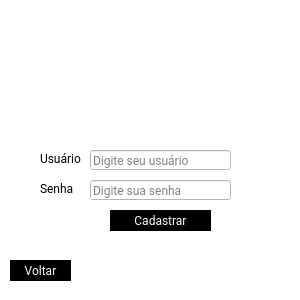
<?xml version="1.0" encoding="UTF-8"?>
<ui version="4.0">
 <class>Dialog</class>
 <widget class="QDialog" name="Dialog">
  <property name="geometry">
   <rect>
    <x>0</x>
    <y>0</y>
    <width>300</width>
    <height>300</height>
   </rect>
  </property>
  <property name="windowTitle">
   <string>Dialog</string>
  </property>
  <property name="styleSheet">
   <string notr="true">background-color: rgb(255, 255, 255);</string>
  </property>
  <widget class="QLabel" name="label_3">
   <property name="geometry">
    <rect>
     <x>80</x>
     <y>10</y>
     <width>151</width>
     <height>121</height>
    </rect>
   </property>
   <property name="styleSheet">
    <string notr="true">image: url(:/imgicons/icones/Gamepad.png);
</string>
   </property>
   <property name="text">
    <string>&lt;html&gt;&lt;head/&gt;&lt;body&gt;&lt;p&gt;&lt;br/&gt;&lt;/p&gt;&lt;/body&gt;&lt;/html&gt;</string>
   </property>
  </widget>
  <widget class="QLabel" name="label_4">
   <property name="geometry">
    <rect>
     <x>40</x>
     <y>150</y>
     <width>51</width>
     <height>16</height>
    </rect>
   </property>
   <property name="font">
    <font>
     <family>Roboto</family>
     <weight>50</weight>
     <bold>false</bold>
    </font>
   </property>
   <property name="text">
    <string>Usuário</string>
   </property>
  </widget>
  <widget class="QLineEdit" name="input_usuario">
   <property name="geometry">
    <rect>
     <x>90</x>
     <y>150</y>
     <width>141</width>
     <height>20</height>
    </rect>
   </property>
   <property name="font">
    <font>
     <family>Roboto</family>
     <weight>50</weight>
     <bold>false</bold>
    </font>
   </property>
   <property name="placeholderText">
    <string>Digite seu usuário</string>
   </property>
  </widget>
  <widget class="QLabel" name="label_5">
   <property name="geometry">
    <rect>
     <x>40</x>
     <y>180</y>
     <width>41</width>
     <height>16</height>
    </rect>
   </property>
   <property name="font">
    <font>
     <family>Roboto</family>
     <weight>50</weight>
     <bold>false</bold>
    </font>
   </property>
   <property name="text">
    <string>Senha</string>
   </property>
  </widget>
  <widget class="QLineEdit" name="input_senha">
   <property name="geometry">
    <rect>
     <x>90</x>
     <y>180</y>
     <width>141</width>
     <height>20</height>
    </rect>
   </property>
   <property name="font">
    <font>
     <family>Roboto</family>
     <weight>50</weight>
     <bold>false</bold>
    </font>
   </property>
   <property name="styleSheet">
    <string notr="true"/>
   </property>
   <property name="echoMode">
    <enum>QLineEdit::Password</enum>
   </property>
   <property name="placeholderText">
    <string>Digite sua senha</string>
   </property>
  </widget>
  <widget class="QPushButton" name="botao_cadastrar">
   <property name="geometry">
    <rect>
     <x>110</x>
     <y>210</y>
     <width>101</width>
     <height>21</height>
    </rect>
   </property>
   <property name="font">
    <font>
     <family>Roboto</family>
    </font>
   </property>
   <property name="styleSheet">
    <string notr="true">QPushButton {
color: rgb(255, 255, 255);
background-color: rgb(0, 0, 0);
border-style:outset;
border-width: 2px;
border-radius: 15px;
border-color:black;
}
QPushButton:pressed{
color:black;
background-color:white;
border-style:outset;
border-width: 2px;
border-radius: 15px;
border-color:black;
}</string>
   </property>
   <property name="text">
    <string>Cadastrar</string>
   </property>
  </widget>
  <widget class="QPushButton" name="botao_voltar">
   <property name="geometry">
    <rect>
     <x>10</x>
     <y>260</y>
     <width>61</width>
     <height>21</height>
    </rect>
   </property>
   <property name="font">
    <font>
     <family>Roboto</family>
    </font>
   </property>
   <property name="styleSheet">
    <string notr="true">QPushButton {
color: rgb(255, 255, 255);
background-color: rgb(0, 0, 0);
border-style:outset;
border-width: 2px;
border-radius: 15px;
border-color:black;
}
QPushButton:pressed{
color:black;
background-color:white;
border-style:outset;
border-width: 2px;
border-radius: 15px;
border-color:black;
}</string>
   </property>
   <property name="text">
    <string>Voltar</string>
   </property>
  </widget>
 </widget>
 <resources>
  <include location="img-icons.qrc"/>
 </resources>
 <connections/>
</ui>
